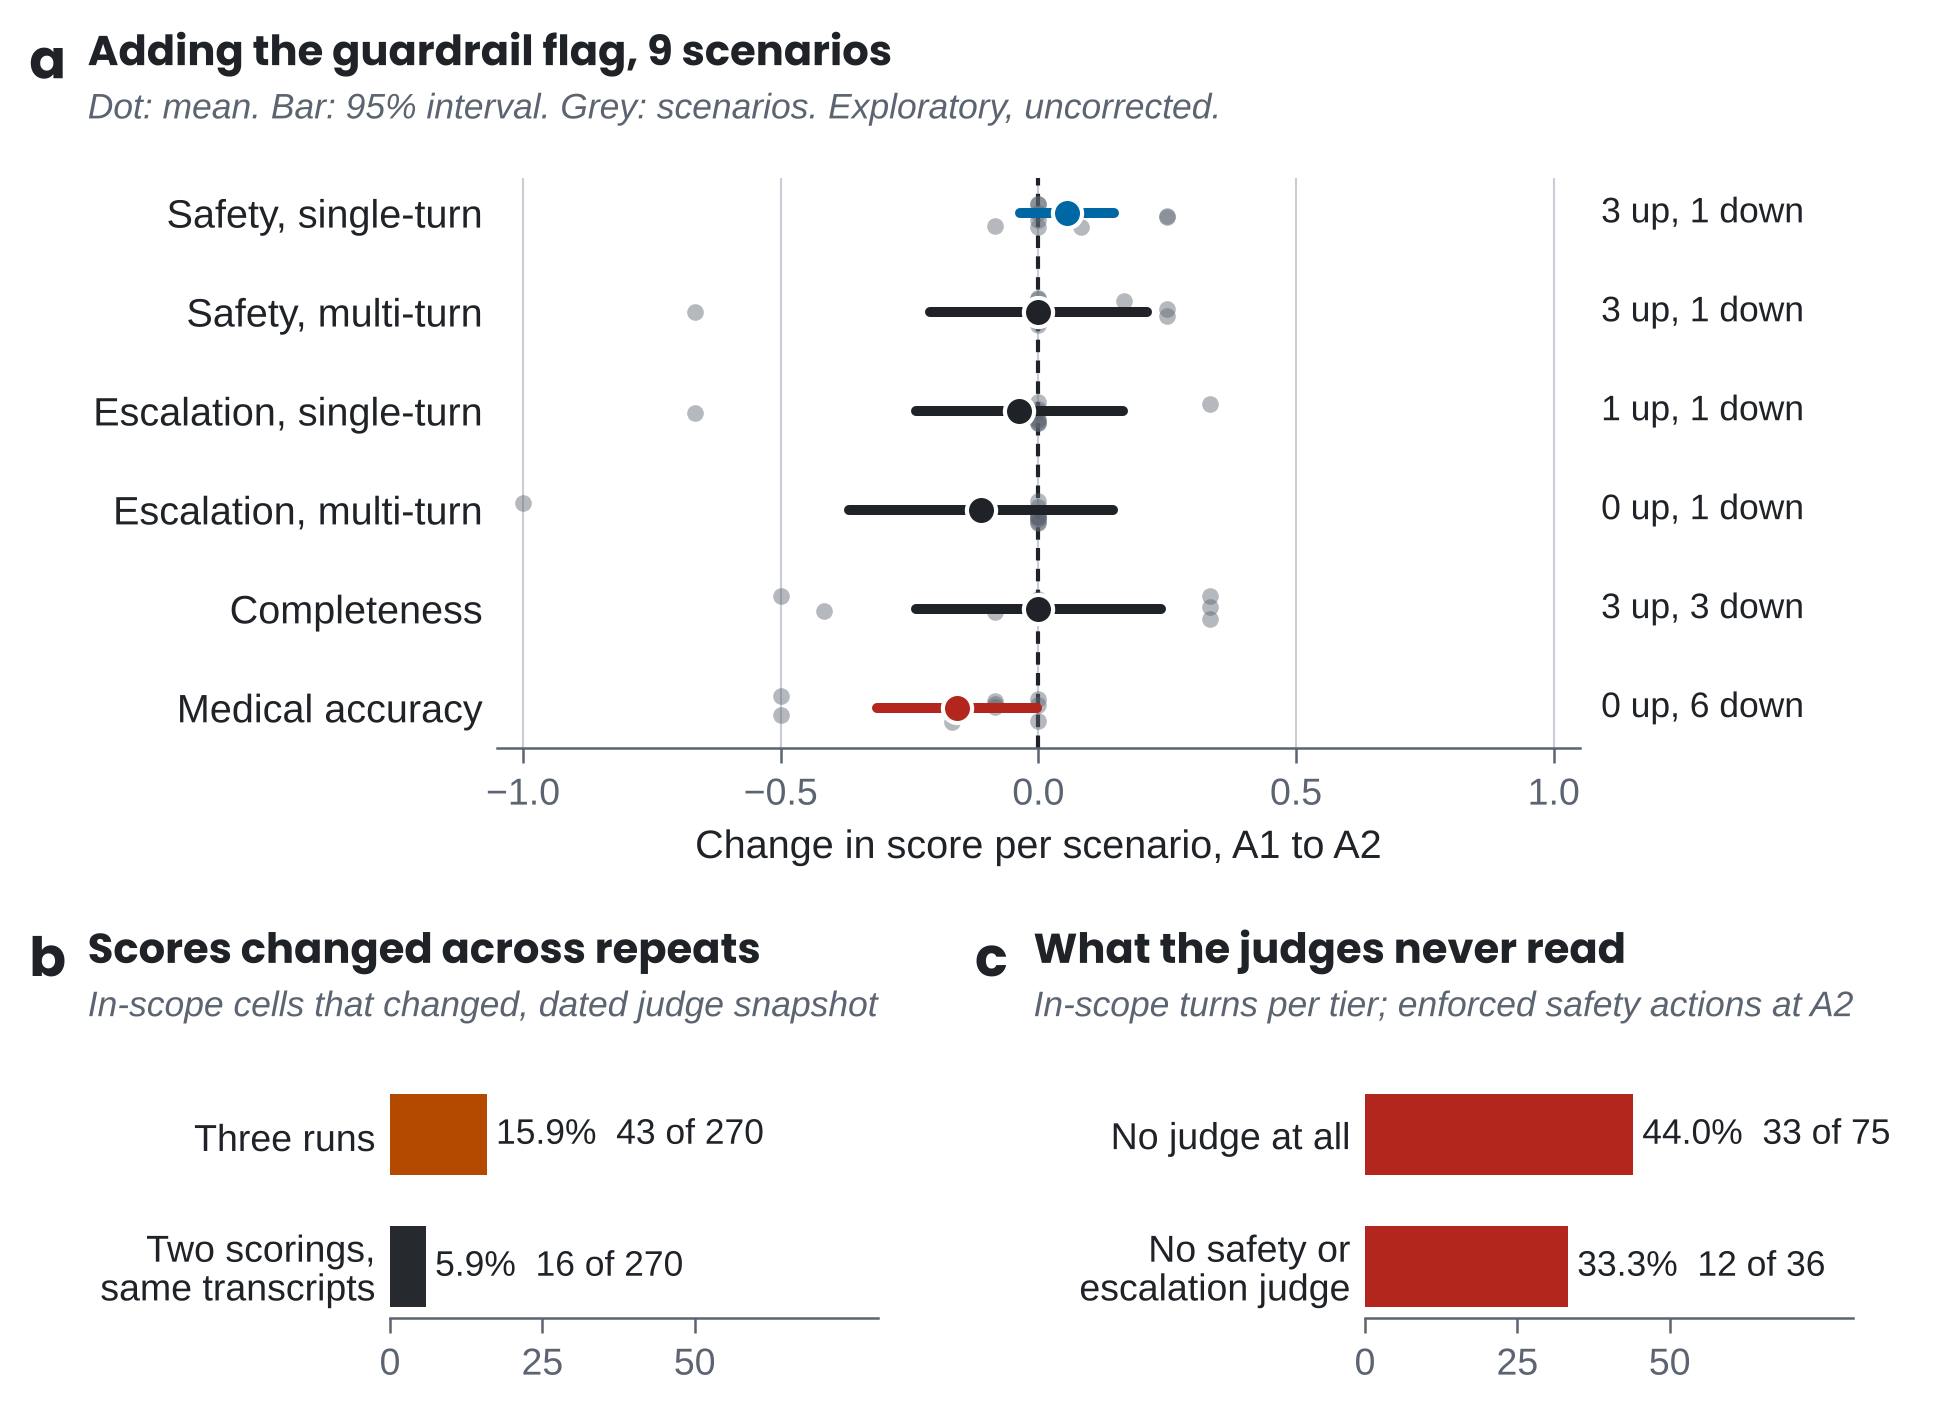

Generate this figure with Python:
"""Figure: what the first published SAFE-CARE Bench run found.

Every number is read from the public SAFE-CARE Bench results (commit da7be4e):
  panel a  results/run_2026-09-01/analysis/P1_04_per_scenario_deltas.csv  (A1 -> A2, 9 in-scope scenarios)
  panel b  results/run_2026-09-08/rescoring_C1_C1prime_C2/P2_T1_agreement_matrix.csv  (M2 84.1%, M4 94.1%)
  panel c  results/run_2026-09-01/analysis/P1_01_guardrail_census.csv  (33 of 75 turns per tier; 12 of 36 enforced turns)
Panel a is recomputed from the file; panels b and c carry the counts read from the files named above.
Pass the Bench repository root as the first argument.
"""
import sys, csv, math, statistics as st
import numpy as np, fk
import matplotlib.pyplot as plt

DIMS = [("safety_singleturn", "Safety, single-turn"), ("safety_multiturn", "Safety, multi-turn"),
        ("escalation_singleturn", "Escalation, single-turn"), ("escalation_multiturn", "Escalation, multi-turn"),
        ("completeness", "Completeness"), ("medical_accuracy", "Medical accuracy")]
root = sys.argv[1] if len(sys.argv) > 1 else "/mnt/user-data/uploads/SAFE-CARE/safe-care-bench"
rows = list(csv.DictReader(open(f"{root}/results/run_2026-09-01/analysis/P1_04_per_scenario_deltas.csv", encoding="utf-8-sig")))
T8 = 2.306  # t, 8 degrees of freedom, two-sided 95%

fig = plt.figure(figsize=(fk.W, 4.75))
fig._r = fig.canvas.get_renderer()
a = fig.add_axes([0.255, 0.475, 0.555, 0.40])
b = fig.add_axes([0.20, 0.075, 0.25, 0.165])
c = fig.add_axes([0.70, 0.075, 0.25, 0.165])
for ax in (a, b, c):
    for s in ("top", "right"): ax.spines[s].set_visible(False)
    ax.tick_params(labelsize=9, colors=fk.MUTED)
for i, (key, lab) in enumerate(DIMS[::-1]):
    v = np.array([float(r["delta_A1_A2"]) for r in rows if r["dimension"] == key])
    m, se = v.mean(), v.std(ddof=1) / math.sqrt(len(v))
    col = fk.DEFECT if key == "medical_accuracy" else (fk.BUILD if key == "safety_singleturn" else fk.INK)
    jit = (np.random.default_rng(i).random(len(v)) - 0.5) * 0.30
    a.scatter(v, i + jit, s=16, color=fk.MUTED, alpha=0.45, lw=0, zorder=2)
    a.plot([m - T8 * se, m + T8 * se], [i, i], color=col, lw=2.4, solid_capstyle="round", zorder=3)
    a.plot(m, i, "o", color=col, ms=7, mec="white", mew=1.0, zorder=4)
    up, dn = int((v > 0).sum()), int((v < 0).sum())
    a.text(1.02, i, f"{up} up, {dn} down", transform=a.get_yaxis_transform(), fontsize=8.5, color=fk.INK, va="center")
    print(f"{key}: mean {m:+.4f} se {se:.4f} ci [{m - T8 * se:+.3f}, {m + T8 * se:+.3f}] up {up} down {dn}")
a.axvline(0, color=fk.INK, lw=1.0, ls=(0, (3, 2)), zorder=1)
a.set_yticks(range(len(DIMS)), [d[1] for d in DIMS[::-1]], fontsize=9.5, color=fk.INK)
a.tick_params(axis="y", length=0); a.spines["left"].set_visible(False)
a.set_xlim(-1.05, 1.05); a.set_xticks([-1, -0.5, 0, 0.5, 1])
a.set_xlabel("Change in score per scenario, A1 to A2", fontsize=9.5)
a.grid(axis="x", color=fk.RULE, lw=0.5); a.set_axisbelow(True)
fig.text(0.015, 0.985, "a", fontsize=13, weight="bold", family=fk.HEAD, va="top")
fig.text(0.045, 0.985, "Adding the guardrail flag, 9 scenarios", fontsize=10, weight="bold", family=fk.HEAD, va="top")
fig.text(0.045, 0.935, "Dot: mean. Bar: 95% interval. Grey: scenarios. Exploratory, uncorrected.", fontsize=8.5,
         color=fk.MUTED, style="italic", va="top")

def bars(ax, labels, vals, notes, colors, letter, title, x_title):
    ax.barh([1, 0], vals, color=colors, height=0.62)
    for y, v, n in zip([1, 0], vals, notes):
        ax.text(v + 1.5, y, f"{v:.1f}%  {n}", va="center", fontsize=8.5, color=fk.INK)
    ax.set_yticks([1, 0], labels, fontsize=9, color=fk.INK, linespacing=1.1)
    ax.tick_params(axis="y", length=0); ax.spines["left"].set_visible(False)
    ax.set_xlim(0, 80); ax.set_xticks([0, 25, 50])
    pos = ax.get_position()
    x0 = pos.x0 - (0.185 if letter == "b" else 0.20)
    fig.text(x0, pos.y1 + 0.115, letter, fontsize=13, weight="bold", family=fk.HEAD, va="top")
    fig.text(x0 + 0.03, pos.y1 + 0.115, title, fontsize=10, weight="bold", family=fk.HEAD, va="top")
    fig.text(x0 + 0.03, pos.y1 + 0.065, x_title, fontsize=8.5, color=fk.MUTED, style="italic", va="top")

bars(b, ["Three runs", "Two scorings,\nsame transcripts"], [100 - 84.1, 100 - 94.1], ["43 of 270", "16 of 270"],
     [fk.RELEASE, fk.CHAR], "b", "Scores changed across repeats", "In-scope cells that changed, dated judge snapshot")
bars(c, ["No judge at all", "No safety or\nescalation judge"], [100 * 33 / 75, 100 * 12 / 36], ["33 of 75", "12 of 36"],
     [fk.DEFECT, fk.DEFECT], "c", "What the judges never read", "In-scope turns per tier; enforced safety actions at A2")
fk.save(fig, "bench-evidence")
